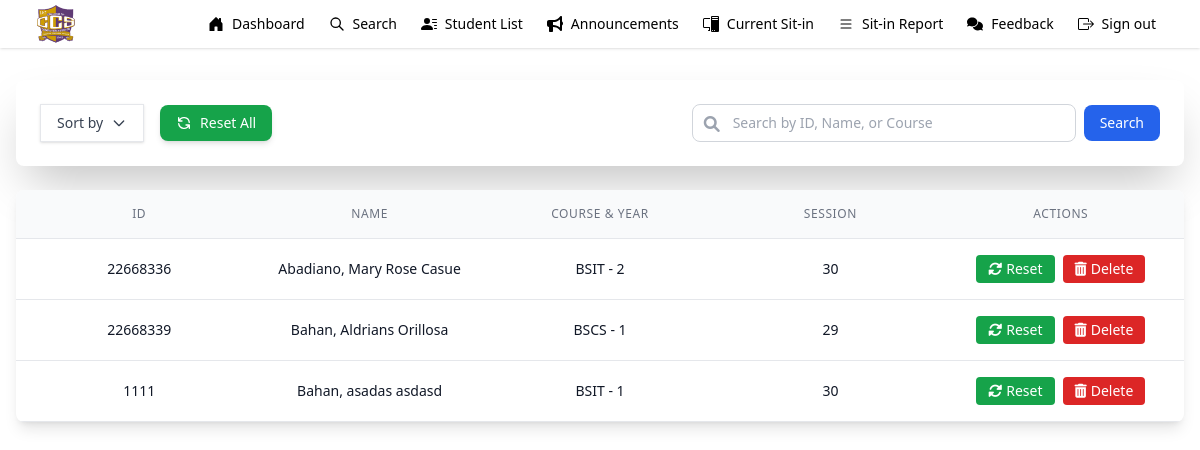
/admin/student_list.php, run on the app's committed database.
### tables this page shows
CREATE TABLE `students` (
  `id` int(20) NOT NULL,
  `idno` int(20) NOT NULL,
  `lastname` varchar(50) NOT NULL,
  `firstname` varchar(50) NOT NULL,
  `midname` varchar(50) NOT NULL,
  `course` enum('BSIT','BSCS') NOT NULL,
  `year` int(9) NOT NULL,
  `username` varchar(50) NOT NULL,
  `password` varchar(50) NOT NULL,
  `profile` varchar(225) NOT NULL,
  `session` int(30) NOT NULL DEFAULT 30
);

### admin/student_list.php (the view, shortened to what this page needs)
<?php
include "../admin/admin_nav.php";
$result = mysqli_query($mysql, "SELECT * FROM students ORDER BY lastname ASC");
?>
<!DOCTYPE html>
<html lang="en">
<head>
    <script src="https://cdn.tailwindcss.com"></script>
    <link rel="stylesheet" href="https://cdnjs.cloudflare.com/ajax/libs/font-awesome/6.0.0-beta3/css/all.min.css">
</head>
<body class="bg-gray-100">
    <div class="flex justify-center px-4 py-8">
        <div class="w-full max-w-7xl">
            <div class="bg-white shadow-2xl rounded-lg p-6 mb-6">
                <div class="flex flex-col md:flex-row justify-between items-center space-y-4 md:space-y-0">
                    <div class="flex items-center space-x-4">
                        <div class="relative">
                            <button onclick="toggleSortDropdown()" class="text-sm flex items-center px-4 py-2 bg-white text-gray-700 hover:bg-gray-50 transition shadow border border-gray-200">
                                <span>Sort by</span>
                                <svg class="w-4 h-4 ml-2" fill="none" stroke="currentColor" viewBox="0 0 24 24">
                                    <path stroke-linecap="round" stroke-linejoin="round" stroke-width="2" d="M19 9l-7 7-7-7" />
                                </svg>
                            </button>
                        </div>
                        <form action="" method="post" class="inline">
                            <button type="submit" name="all_session_reset"
                                class="text-sm flex items-center px-4 py-2 bg-green-600 text-white rounded-lg hover:bg-green-700 transition shadow-md hover:shadow-lg">
                                <svg class="w-4 h-4 mr-2" fill="none" stroke="currentColor" viewBox="0 0 24 24">
                                    <path stroke-linecap="round" stroke-linejoin="round" stroke-width="2" d="M4 4v5h.582m15.356 2A8.001 8.001 0 004.582 9m0 0H9m11 11v-5h-.581m0 0a8.003 8.003 0 01-15.357-2m15.357 2H15" />
                                </svg>
                                Reset All
                            </button>
                        </form>
                    </div>
                    <form action="" method="post" class="flex items-center space-x-2">
                        <div class="relative">
                            <input type="text" name="search" placeholder="Search by ID, Name, or Course"
                                class="text-sm pl-10 pr-4 py-2 border border-gray-300 rounded-lg focus:outline-none focus:ring-2 focus:ring-blue-500 w-96">
                            <i class="fas fa-search absolute left-3 top-3 text-gray-400"></i>
                        </div>
                        <button type="submit" name="submit"
                            class="px-4 py-2 bg-blue-600 text-sm text-white rounded-lg hover:bg-blue-700 transition">
                            Search
                        </button>
                    </form>
                </div>
            </div>
            <div class="bg-white shadow-lg rounded-lg overflow-hidden">
                <div class="overflow-x-auto">
                    <div class="grid grid-cols-5 gap-4 p-4 bg-gray-50 border-b">
                        <div class="text-xs text-center font-medium text-gray-500 uppercase tracking-wider">ID</div>
                        <div class="text-xs text-center font-medium text-gray-500 uppercase tracking-wider">Name</div>
                        <div class="text-xs text-center font-medium text-gray-500 uppercase tracking-wider">Course & Year</div>
                        <div class="text-xs text-center font-medium text-gray-500 uppercase tracking-wider">Session</div>
                        <div class="text-xs text-center font-medium text-gray-500 uppercase tracking-wider">Actions</div>
                    </div>
                    <?php while ($row = mysqli_fetch_assoc($result)): ?>
                        <div class="grid grid-cols-5 gap-4 p-4 border-b hover:bg-gray-50 transition">
                            <div class="text-sm text-center text-gray-900 flex items-center justify-center"><?php echo htmlspecialchars($row['idno']); ?></div>
                            <div class="text-sm text-center text-gray-900 flex items-center justify-center"><?php echo htmlspecialchars($row['lastname'] . ', ' . $row['firstname'] . ' ' . $row['midname']); ?></div>
                            <div class="text-sm text-center text-gray-900 flex items-center justify-center"><?php echo htmlspecialchars($row['course'] . ' - ' . $row['year']); ?></div>
                            <div class="text-sm text-center text-gray-900 flex items-center justify-center"><?php echo htmlspecialchars($row['session']); ?></div>
                            <div class="flex justify-center space-x-2">
                                <form action="" method="post" class="inline">
                                    <button type="submit" name="session_reset"
                                        class="px-3 py-1 bg-green-600 text-white rounded hover:bg-green-700 transition text-sm">
                                        <i class="fas fa-sync-alt mr-1"></i>Reset
                                    </button>
                                </form>
                                <form action="" method="post" class="inline" onsubmit="return confirm('Are you sure you want to delete this student?');">
                                    <button type="submit" name="delete"
                                        class="px-3 py-1 bg-red-600 text-white rounded hover:bg-red-700 transition text-sm">
                                        <i class="fas fa-trash-alt mr-1"></i>Delete
                                    </button>
                                </form>
                            </div>
                        </div>
                    <?php endwhile; ?>
                </div>
            </div>
        </div>
    </div>
</body>
</html>

### data on the page
students: idno "22668336", lastname+firstname+midname "Abadiano, Mary Rose Casue", course+year "BSIT - 2", session "30"
students: idno "22668339", lastname+firstname+midname "Bahan, Aldrians Orillosa", course+year "BSCS - 1", session "29"
students: idno "1111", lastname+firstname+midname "Bahan, asadas asdasd", course+year "BSIT - 1", session "30"
